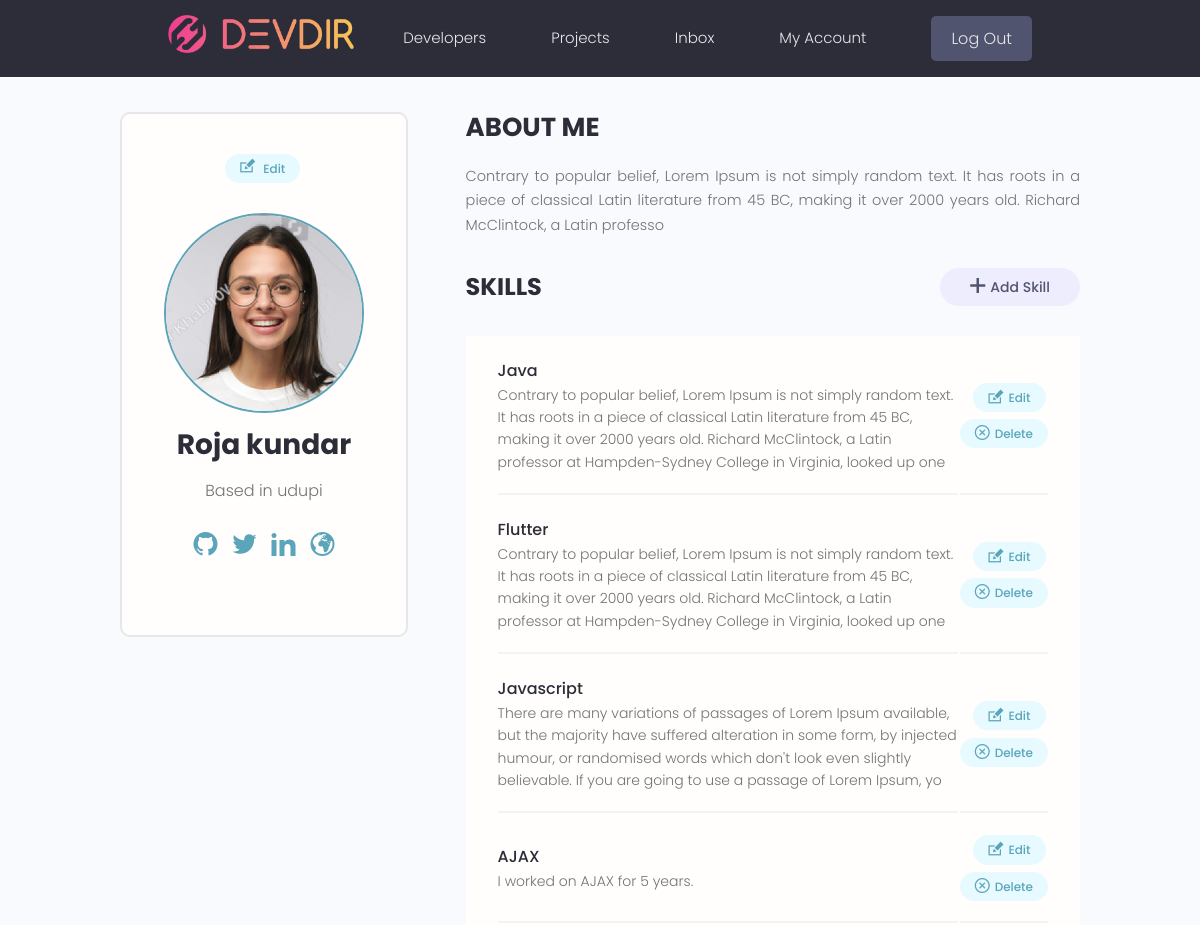
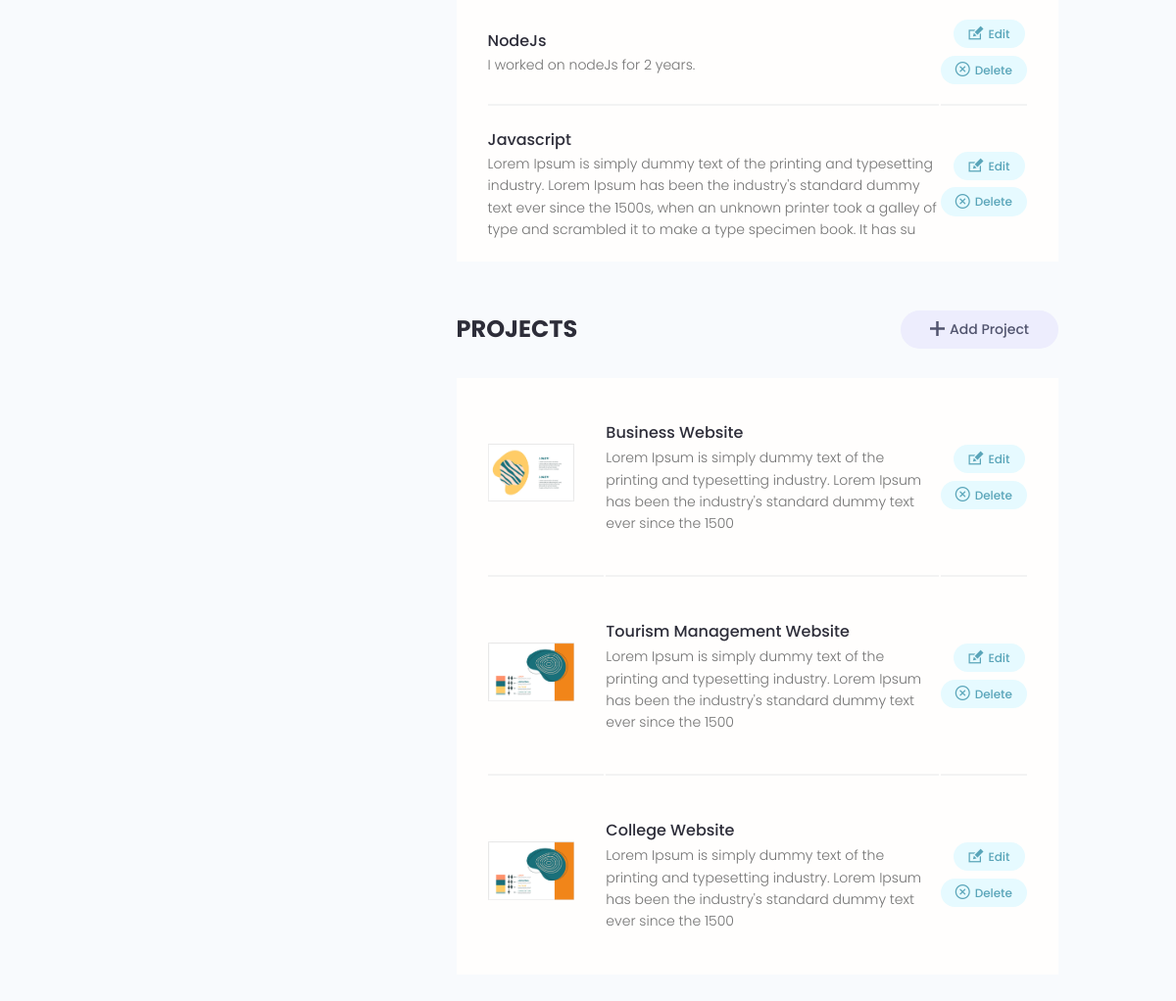
The app's page /account/ (signed in) with its own data (2 pictures, top to bottom).
### users/models.py (models this page shows, shortened)
class Profile(models.Model):
    id = models.UUIDField(default = uuid.uuid4, primary_key=True, unique=True, editable=False)
    user = models.OneToOneField(User,blank=True, null=True, on_delete=models.CASCADE)
    name = models.CharField(max_length=200, blank=True, null=True)
    email = models.EmailField(max_length=200, blank=True, null=True)
    username = models.CharField(max_length=200, blank=True , null=True )
    short_intro = models.CharField(max_length=200, blank=True, null=True)
    bio = models.TextField(max_length=255, blank=True, null=True)
    location = models.CharField(max_length=255, blank=True, null=True)
    profile_image = models.ImageField(blank=True, null=True, upload_to='profiles/', default='profiles/user-default.png')
    social_github =  models.CharField(max_length=255, blank=True, null=True)
    social_twitter = models.CharField(max_length=255, blank=True, null=True)
    social_linkedin = models.CharField(max_length=255, blank=True, null=True)
    social_youtube = models.CharField(max_length=255, blank=True, null=True)
    social_website = models.CharField(max_length=255, blank=True, null=True)
    created = models.DateTimeField(auto_now_add= True )
    class Meta:
        ordering = ['created']
    @property
    def imageURL(self):
        try:
            url = self.profile_image.url
        except:
            url = ''
        return url

class Skill(models.Model):
    id = models.UUIDField(default = uuid.uuid4, primary_key=True, unique=True, editable=False)
    owner =models.ForeignKey('Profile',blank=True, null=True, on_delete=models.CASCADE)
    name = models.CharField(max_length=200, blank=True, null=True)
    description = models.TextField(max_length=255,blank=True, null=True)
    created = models.DateTimeField(auto_now_add= True)

### projects/models.py (models this page shows, shortened)
class Project(models.Model):
    id = models.UUIDField(default = uuid.uuid4, primary_key=True, unique=True, editable=False)
    owner = models.ForeignKey(Profile, null=True, blank=True, on_delete= models.CASCADE)
    title = models.CharField(max_length=200, blank=False, null=False)
    description = models.TextField(blank=True, null=True)
    featured_image = models.ImageField(blank=True, null=True, default= 'default.png')
    demo_link = models.CharField(max_length=255, blank=True, null=True)
    source_link = models.CharField(max_length=255, blank=True, null=True)
    tags = models.ManyToManyField('Tag', blank=True)
    vote_count = models.IntegerField(default=0, blank=True)
    vote_ratio = models.IntegerField(default=0, blank=True)
    created = models.DateTimeField(auto_now_add= True )
    class Meta:
        ordering = ['-vote_ratio','-created','title']
    @property
    def imageURL(self):
        try:
            url = self.featured_image.url
        except:
            url = ''
        return url

### users/views.py (the view)
# urls.py: path('account/', views.userAccount, name="account"),
def userAccount(request):
    profile = request.user.profile
    skills = profile.skill_set.all()
    projects = profile.project_set.all()
    context = {'profile':profile , 'skills':skills, 'projects':projects}
    return render(request,'account.html',context)

### users/templates/account.html (shortened to what this page needs)
{% extends 'main.html' %}
{% block content %}
<main class="settingsPage profile my-md">
  <div class="container">
    <div class="layout">
      <div class="column column--1of3">
        <div class="card text-center">
          <div class="card__body dev">
            <a class="tag tag--pill tag--main settings__btn" href="{% url 'edit-account' %}"><i class="im im-edit"></i>
              Edit</a>
            <img class="avatar avatar--xl dev__avatar" src="{{profile.imageURL}}" />
            <h2 class="dev__name">{{profile.name}}</h2>
            <p class="dev__location">Based in {{profile.location}}</p>
            <ul class="dev__social">
              {% if profile.social_github %}
              <li>
                <a title="Github" href="{{profile.social_github}}" target="_blank"><i class="im im-github"></i></a>
              </li>
              {% endif %}
              {% if profile.social_twitter %}
              <li>
                <a title="Twitter" href="{{profile.social_twitter}}" target="_blank"><i class="im im-twitter"></i></a>
              </li>
              {% endif %}
              {% if profile.social_linkedin %}
              <li>
                <a title="LinkedIn" href="{{profile.social_linkedin}}" target="_blank"><i
                    class="im im-linkedin"></i></a>
              </li>
              {% endif %}
              {% if profile.social_website %}
              <li>
                <a title="Personal Website" href="{{profile.social_website}}" target="_blank"><i
                    class="im im-globe"></i></a>
              </li>
              {% endif %}
            </ul>
          </div>
        </div>
      </div>
      <div class="column column--2of3">
        <div class="devInfo">
          <h3 class="devInfo__title">About Me</h3>
          <p class="devInfo__about">{{profile.bio}}</p>
        </div>
        <div class="settings">
          <h3 class="settings__title">Skills</h3>
          <a class="tag tag--pill tag--sub settings__btn tag--lg" href="{% url 'create-skill' %}"><i class="im im-plus"></i> Add Skill</a>
        </div>
        <table class="settings__table">
          {% for skill in skills %}
          <tr>
            <td class="settings__tableInfo">
              <h4>{{skill.name}}</h4>
              <p>
                {{skill.description}}
              </p>
            </td>
            <td class="settings__tableActions">
              <a class="tag tag--pill tag--main settings__btn" href="{% url 'update-skill' skill.id %}"><i class="im im-edit"></i> Edit</a>
              <a class="tag tag--pill tag--main settings__btn" href="{% url 'delete-skill' skill.id %}?next=/account"><i class="im im-x-mark-circle-o"></i>
                Delete</a>
            </td>
          </tr>
          {% endfor %}
        </table>
        <div class="settings">
          <h3 class="settings__title">Projects</h3>
          <a class="tag tag--pill tag--sub settings__btn tag--lg" href="{% url 'create-project' %}"><i
              class="im im-plus"></i> Add Project</a>
        </div>
        <table class="settings__table">
          {% for project in projects %}
          <tr>
            <td class="settings__thumbnail">
              <a href="{% url 'project' project.id %}"><img src="{{project.imageURL}}" alt="Project Thumbnail" /></a>
            </td>
            <td class="settings__tableInfo">
              <a href="{% url 'project' project.id %}">{{project.title}}</a>
              <p>{{project.description|slice:"150"}}</p>
            </td>
            <td class="settings__tableActions">
              <a class="tag tag--pill tag--main settings__btn" href="{% url 'update-project' project.id %}"><i
                  class="im im-edit"></i> Edit</a>
              <a class="tag tag--pill tag--main settings__btn"
                href="{% url 'delete-project'  project.id %}?next=/account"><i class="im im-x-mark-circle-o"></i>
                Delete</a>
            </td>
          </tr>
          {% endfor %}
        </table>
      </div>
    </div>
  </div>
</main>
{% endblock %}

### static/css/app.css (style rules this page uses)
:root { --color-sub: #2d2d39; }
.card { border: 2px solid var(--color-light); }
img { width: 100%; }
.tag > i.im { font-size: 1.5rem; margin-right: 0.5rem; }
.profile .card > .dev { padding: 4rem; }
.dev__avatar { display: block; margin: auto; }
.dev__name { color: var(--color-sub); font-size: 2.8rem; font-weight: 700; margin-top: 1rem; margin-bottom: 0.5rem; }
.dev__location { margin-top: 1rem; }
.dev__social { margin: 3rem 0; list-style: none; display: flex; justify-content: center; gap: 1.5rem; }
.devInfo { margin-bottom: 3rem; }
.devInfo__title, .devInfo__subtitle { font-size: 2.6rem; color: var(--color-sub); text-transform: uppercase; font-weight: 700; margin-bottom: 1.5rem; }
.devInfo__about, .devSkill__info { font-size: 1.45rem; line-height: 1.7; text-align: justify; }
.settingsPage .dev > .settings__btn { display: inline-block; margin-bottom: 3rem; }
.settings { display: flex; justify-content: space-between; align-items: center; }
.settings__title { font-size: 2.4rem; text-transform: uppercase; font-weight: 700; color: var(--color-sub); }
.settings__table { margin-top: 3rem; margin-bottom: 5rem; padding: 0 3rem; background: var(--color-white); }
.settings__table tr { width: 100%; }
.settings__table tr > td { padding: 2rem 0; }
.settings__table tr:not(:last-child) td { border-bottom: 2px solid var(--color-white-light); }
.settings__thumbnail { width: 23%; min-width: 10rem; }
.settings__thumbnail img { padding-right: 3rem; height: 15rem; object-fit: contain; }
.settings__tableInfo { width: 100%; }
.settings__tableInfo h4, .settings__tableInfo a { padding-right: 1rem; width: auto; font-size: 1.6rem; font-weight: 500; color: var(--color-sub); }
.settings__tableInfo p { font-size: 1.4rem; }
.settings__tableActions { text-align: right; }

### static/uikit/styles/modules/_variables.css (style rules this page uses)
:root { --color-main: #5aa5b9; --color-main-light: #e6faff; --color-sub: #3f4156; --color-sub-light: #51546e; --color-sub-lighter: #ededfd; --color-text: #737373; --color-gray: #8b8b8b; --color-light: #e5e7eb; --color-light-gray: #767676; --color-bg: #f8fafd; --color-white: #fffefd; --color-white-light: #f3f3f3; --color-success: #359e64; --color-success-bg: #def8e8; --color-error: #fc4b0b; --color-error-bg: #fff2ee; --font-base: 'Poppins', arial, helvetica, 'Segoe UI', roboto, ubuntu, sans-serif; --font-monospace: 'Fira Code', 'Courier New', courier, monospace; --font-regular: 300; --font-medium: 500; --font-bold: 700; --generic-shadow: 1px 1px 5px #00000010; --generic-transition: all 0.3s ease-in-out; }

### static/uikit/styles/modules/_base.css (style rules this page uses)
* { margin: 0; padding: 0; box-sizing: border-box; text-rendering: optimizeLegibility; color: inherit; font-size: inherit; }
html { font-size: 50%; }
@media only screen and (min-width: 480px) { html { font-size: 56.25%; } }
@media only screen and (min-width: 1200px) { html { font-size: 62.5%; } }
body { line-height: 1.6; font-weight: 400; font-size: 1.5rem; color: var(--color-text); background-color: var(--color-bg); min-height: 100vh; }

### static/uikit/styles/modules/_typography.css (style rules this page uses)
* { font-family: var(--font-base); }
h2 { font-size: 3.6rem; font-weight: var(--font-bold); }
h3 { font-size: 3.2rem; font-weight: var(--font-medium); }
h4 { font-size: 2.8rem; font-weight: var(--font-medium); }
p, span, strong { font-size: 1.6rem; color: var(--color-text); font-weight: var(--font-regular); }
a { padding-bottom: 2px; text-decoration: none; display: inline-block; color: var(--color-main); font-weight: var(--font-medium); }

### static/uikit/styles/modules/_utilities.css (style rules this page uses)
.container { width: 92%; max-width: 165rem; margin: 0 auto; box-sizing: border-box; }
@media screen and (min-width: 1000px) { .container { width: 90%; } }
@media screen and (min-width: 1200px) { .container { width: 80%; } }
.text-center { text-align: center; }
.my-md { margin: 3rem auto; }

### static/uikit/styles/modules/_avatar.css (style rules this page uses)
.avatar { border-radius: 50%; border: 2px solid var(--color-main); object-fit: cover; }
.avatar--xl { height: 20rem; width: 20rem; }

### static/uikit/styles/modules/_card.css (style rules this page uses)
.card { border-radius: 1rem; background-color: var(--color-white); border: 1.5px solid var(--color-light); width: auto; height: auto; margin-top: 0.5rem; margin-bottom: 0.5rem; overflow: hidden; }
.card__body, .card__header { padding: 2rem 2.5rem; }

### static/uikit/styles/modules/_layout.css (style rules this page uses)
.layout { display: flex; flex-flow: row wrap; justify-content: space-between; }
.layout > .column { margin-bottom: 3rem; }
.layout > .column.column--1of3 { flex-basis: 30%; }
.layout > .column.column--2of3 { flex-basis: 64%; }

### records on screen
Profile: imageURL (picture), name "Roja kundar", location "udupi", bio "Contrary to popular belief, Lorem Ipsum is not simply random text. It has roots in a piece of classical Latin literature from 45 BC, making it over 2000 years old. Richard McClintock, a Latin professo"
Skill: name "Java", description "Contrary to popular belief, Lorem Ipsum is not simply random text. It has roots in a piece of classical Latin literature from 45 BC, making it over 2000 years old. Richard McClintock, a Latin professor at Hampden-Sydney College in Virginia, looked up one"
Skill: name "Flutter", description "Contrary to popular belief, Lorem Ipsum is not simply random text. It has roots in a piece of classical Latin literature from 45 BC, making it over 2000 years old. Richard McClintock, a Latin professor at Hampden-Sydney College in Virginia, looked up one"
Skill: name "Javascript", description "There are many variations of passages of Lorem Ipsum available, but the majority have suffered alteration in some form, by injected humour, or randomised words which don't look even slightly believable. If you are going to use a passage of Lorem Ipsum, yo"
Skill: name "AJAX", description "I worked on AJAX for 5 years."
Skill: name "NodeJs", description "I worked on nodeJs for 2 years."
Skill: name "Javascript", description "Lorem Ipsum is simply dummy text of the printing and typesetting industry. Lorem Ipsum has been the industry's standard dummy text ever since the 1500s, when an unknown printer took a galley of type and scrambled it to make a type specimen book. It has su"
Project: imageURL (picture), title "Business Website", description "Lorem Ipsum is simply dummy text of the printing and typesetting industry. Lorem Ipsum has been the industry's standard dummy text ever since the 1500"
Project: imageURL (picture), title "Tourism Management Website", description "Lorem Ipsum is simply dummy text of the printing and typesetting industry. Lorem Ipsum has been the industry's standard dummy text ever since the 1500"
Project: imageURL (picture), title "College Website", description "Lorem Ipsum is simply dummy text of the printing and typesetting industry. Lorem Ipsum has been the industry's standard dummy text ever since the 1500"
